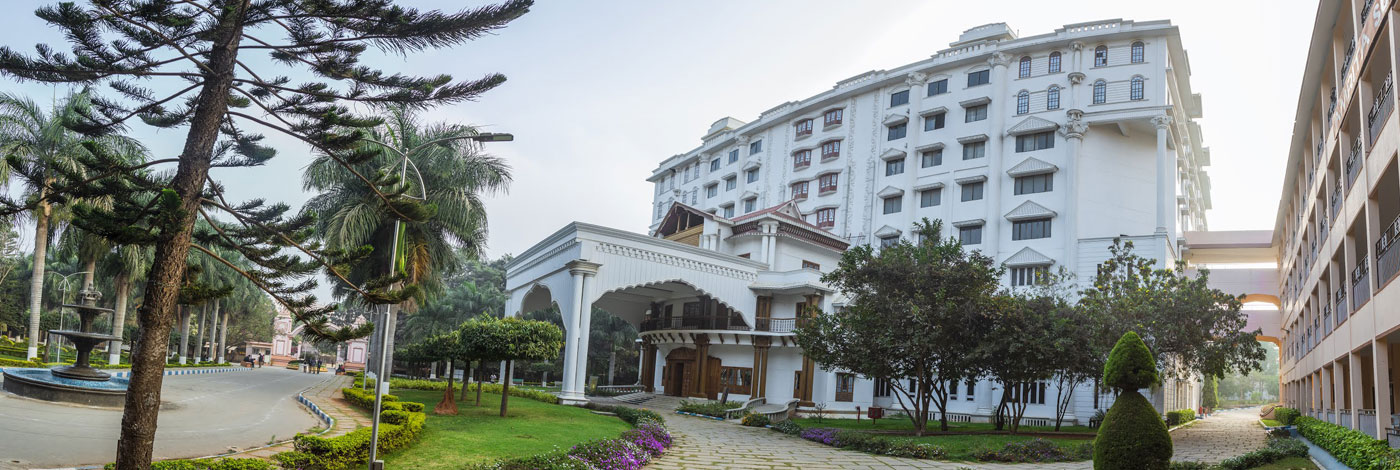
#> input picture design/source/campus-reference.png, 1400 x 470 px, given in place of amrita-logo.png, which was not available
$ python render-brand-assets.py
#> lines starting #> are read from the running program, lines starting #| are printed output that depends on the picture
#!/usr/bin/env python3
"""Render the Amrita portal's offline brand assets.

This is an explicit utility. It is not imported by the application, build, or
server startup. Each frame is derived from its absolute frame index so a run is
deterministic and the looping motion is periodic.
"""

from __future__ import annotations

import hashlib
import json
import math
import platform
import time
from pathlib import Path

from PIL import Image, ImageDraw, ImageFilter, __version__ as PILLOW_VERSION

ROOT = Path(__file__).resolve().parents[1]
PUBLIC = ROOT / "client/public"
MEDIA = PUBLIC / "media"
BRAND = PUBLIC / "brand"
MANIFEST = ROOT / "design/asset-manifest.json"

IVORY = (248, 246, 242)
BURGUNDY = (118, 23, 49)
DEEP_WINE = (67, 22, 38)
GOLD = (199, 154, 99)
SCALE = 2
FRAMES = 48
FRAME_MS = 80
SEED = 17


def sha(path: Path) -> str:
    digest = hashlib.sha256()
    with path.open("rb") as source:
        for chunk in iter(lambda: source.read(1024 * 1024), b""):
            digest.update(chunk)
    return digest.hexdigest()


def point_on_bezier(p0, p1, p2, p3, t):
    u = 1.0 - t
    return (
        u**3 * p0[0] + 3 * u * u * t * p1[0] + 3 * u * t * t * p2[0] + t**3 * p3[0],
        u**3 * p0[1] + 3 * u * u * t * p1[1] + 3 * u * t * t * p2[1] + t**3 * p3[1],
    )


def line(draw, points, fill, width):
    draw.line([(round(x * SCALE), round(y * SCALE)) for x, y in points], fill=fill, width=width * SCALE, joint="curve")


def circle(draw, x, y, radius, fill, outline=None, width=1):
    box = ((x - radius) * SCALE, (y - radius) * SCALE, (x + radius) * SCALE, (y + radius) * SCALE)
    draw.ellipse(box, fill=fill, outline=outline, width=width * SCALE)


def smooth_path(p0, p1, p2, p3, steps=96):
    return [point_on_bezier(p0, p1, p2, p3, i / steps) for i in range(steps + 1)]


def career_orbit(index: int) -> Image.Image:
    width, height = 640, 420
    image = Image.new("RGB", (width * SCALE, height * SCALE), IVORY)
    draw = ImageDraw.Draw(image)

    # Fine architectural rules and the quiet central axis keep the illustration
    # grounded in the campus editorial style.
    for y in (78, 342):
        line(draw, [(68, y), (572, y)], (*GOLD, 88), 1)
    line(draw, [(320, 52), (320, 368)], (*BURGUNDY, 30), 1)

    # Sculptural arch and offset orbital ellipse form a stable, complete first frame.
    arch = smooth_path((112, 294), (150, 76), (494, 72), (528, 294), 100)
    line(draw, arch, DEEP_WINE, 2)
    inner = smooth_path((142, 294), (172, 118), (468, 114), (498, 294), 100)
    line(draw, inner, (*GOLD, 225), 1)

    # A tilted elliptical route passes around the arch. The moving point returns
    # to its exact starting phase at frame 48, producing a seamless periodic loop.
    cx, cy, rx, ry = 320.0, 215.0, 218.0, 104.0
    tilt = -0.16
    orbit_points = []
    for step in range(181):
        a = 2 * math.pi * step / 180
        x, y = rx * math.cos(a), ry * math.sin(a)
        orbit_points.append((cx + x * math.cos(tilt) - y * math.sin(tilt), cy + x * math.sin(tilt) + y * math.cos(tilt)))
    line(draw, orbit_points, (*BURGUNDY, 115), 1)

    # Delicate center marker, ring and small gold anchor.
    circle(draw, 320, 215, 44, IVORY, outline=(*BURGUNDY, 150), width=1)
    circle(draw, 320, 215, 34, None, outline=(*GOLD, 240), width=1)
    circle(draw, 320, 215, 5, BURGUNDY)
    circle(draw, 320, 215, 2, GOLD)

    phase = 2 * math.pi * index / FRAMES
    x, y = rx * math.cos(phase), ry * math.sin(phase)
    px = cx + x * math.cos(tilt) - y * math.sin(tilt)
    py = cy + x * math.sin(tilt) + y * math.cos(tilt)
    circle(draw, px, py, 8, IVORY, outline=BURGUNDY, width=2)
    circle(draw, px, py, 3, GOLD)

    # Three fixed waypoints suggest stages without adding text or UI symbols.
    for x, y, r in ((126, 294, 5), (514, 294, 5), (320, 92, 4)):
        circle(draw, x, y, r, IVORY, outline=GOLD, width=2)
    return image.resize((width, height), Image.Resampling.LANCZOS)


def pathways(index: int) -> Image.Image:
    width, height = 480, 260
    image = Image.new("RGB", (width * SCALE, height * SCALE), IVORY)
    draw = ImageDraw.Draw(image)

    # Source ribbon and branch paths have different silhouettes from the orbit
    # scene: a rising route divides into three graceful destinations.
    center = smooth_path((50, 211), (142, 209), (125, 57), (232, 119), 90)
    upper = smooth_path((232, 119), (294, 142), (302, 49), (421, 52), 80)
    middle = smooth_path((232, 119), (296, 134), (315, 130), (429, 130), 80)
    lower = smooth_path((232, 119), (295, 109), (308, 211), (421, 208), 80)
    line(draw, center, DEEP_WINE, 2)
    line(draw, upper, BURGUNDY, 2)
    line(draw, middle, (*GOLD, 240), 2)
    line(draw, lower, DEEP_WINE, 2)

    # Echo ribbons provide quiet depth while leaving generous blank space.
    line(draw, [(x + 5, y + 6) for x, y in center], (*GOLD, 115), 1)
    line(draw, [(x, y + 7) for x, y in upper], (*GOLD, 112), 1)
    line(draw, [(x, y - 7) for x, y in lower], (*BURGUNDY, 72), 1)

    # Stationary end nodes and a moving bead on the central route.
    for x, y, color in ((50, 211, BURGUNDY), (421, 52, GOLD), (429, 130, BURGUNDY), (421, 208, GOLD)):
        circle(draw, x, y, 8, IVORY, outline=color, width=2)
        circle(draw, x, y, 2, color)
    circle(draw, 232, 119, 7, IVORY, outline=BURGUNDY, width=2)

    # Ping-pong along the source ribbon with zero velocity at both endpoints;
    # frame 47 and frame 0 therefore meet with the same small step as any
    # neighboring pair rather than jumping from the end back to the start.
    t = 0.41 * (1.0 - math.cos(2 * math.pi * index / FRAMES))
    px, py = point_on_bezier((50, 211), (142, 209), (125, 57), (232, 119), t)
    circle(draw, px, py, 8, IVORY, outline=GOLD, width=2)
    circle(draw, px, py, 3, BURGUNDY)

    # A restrained top and bottom rule aligns with the landscape crop.
    line(draw, [(35, 24), (445, 24)], (*GOLD, 90), 1)
    line(draw, [(35, 236), (445, 236)], (*GOLD, 90), 1)
    return image.resize((width, height), Image.Resampling.LANCZOS)


def encode_gif(name: str, size: tuple[int, int], renderer):
    started = time.perf_counter()
    rgb_frames = []
    for frame_index in range(FRAMES):
        rgb_frames.append(renderer(frame_index))
    poster_path = MEDIA / f"{name}-poster.png"
    rgb_frames[0].save(poster_path, format="PNG", optimize=True)
    palette_source = rgb_frames[0].quantize(colors=128, method=Image.Quantize.MEDIANCUT, dither=Image.Dither.NONE)
    palette = palette_source.getpalette()
    palette_frames = []
    for frame in rgb_frames:
        pal = frame.quantize(palette=palette_source, dither=Image.Dither.NONE)
        palette_frames.append(pal)
    gif_path = MEDIA / f"{name}.gif"
    palette_frames[0].save(
        gif_path,
        format="GIF",
        save_all=True,
        append_images=palette_frames[1:],
        duration=FRAME_MS,
        loop=0,
        optimize=True,
        disposal=2,
    )
    del rgb_frames, palette_frames, palette
    return {
        "gif": str(gif_path.relative_to(ROOT)),
        "poster": str(poster_path.relative_to(ROOT)),
        "dimensions": list(size),
        "frames": FRAMES,
        "frame_duration_ms": FRAME_MS,
        "loop": "infinite",
        "gif_bytes": gif_path.stat().st_size,
        "poster_bytes": poster_path.stat().st_size,
        "render_seconds": round(time.perf_counter() - started, 3),
    }


def main():
    MEDIA.mkdir(parents=True, exist_ok=True)
    BRAND.mkdir(parents=True, exist_ok=True)
    started = time.perf_counter()

    original_logo = BRAND / "amrita-logo.png"
    logo = Image.open(original_logo).convert("RGBA")
#> logo is the input picture: PIL image 1400x470 RGBA; mean R, G, B, A 134, 138.9, 134.9, 255
    alpha_bbox = logo.getchannel("A").getbbox()
#> alpha_bbox = (0, 0, 1400, 470)
    if alpha_bbox is None:
        raise ValueError("Supplied logo is fully transparent")
    trimmed_path = BRAND / "amrita-logo-trimmed.png"
    logo.crop(alpha_bbox).save(trimmed_path, format="PNG", optimize=True)

    webp_outputs = {}
    for filename in ("campus-sketch.png", "opportunity-sketch.png"):
        source = MEDIA / filename
        target = source.with_suffix(".webp")
        with Image.open(source) as original:
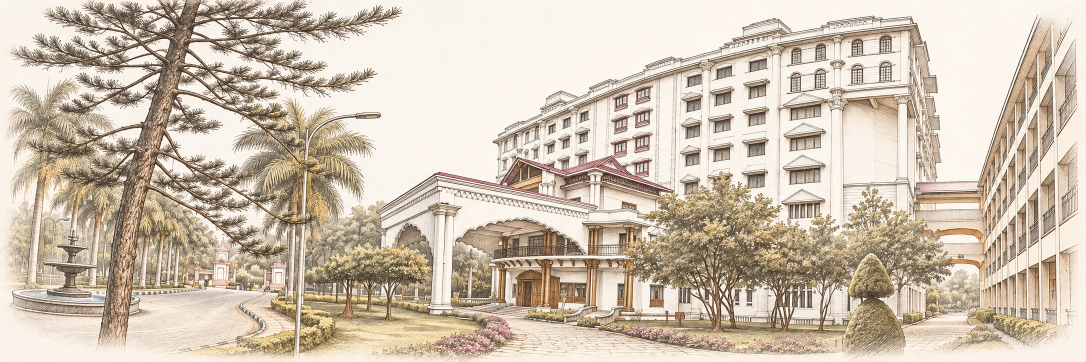
#> input picture brag-output/composition/assets/brand/campus-sketch.webp, 2172 x 724 px, given in place of campus-sketch.png, which was not available (shown at 1/2 size)
#> original is the input picture: PIL image 2172x724 RGB; mean R, G, B 205.7, 192.2, 175.5
            original.convert("RGB").save(target, "WEBP", quality=86, method=6)
        webp_outputs[target.name] = {
            "source": str(source.relative_to(ROOT)),
            "output": str(target.relative_to(ROOT)),
            "dimensions": list(Image.open(target).size),
            "quality": 86,
            "bytes": target.stat().st_size,
        }

    animations = {
        "career-orbit": encode_gif("career-orbit", (640, 420), career_orbit),
        "pathways": encode_gif("pathways", (480, 260), pathways),
    }
#> the loop in encode_gif, `for frame_index in range(FRAMES):` made 48 passes
#> pass 1, in career_orbit, `image = Image.new("RGB", (width * SCALE, height * SCALE), IVORY)`:
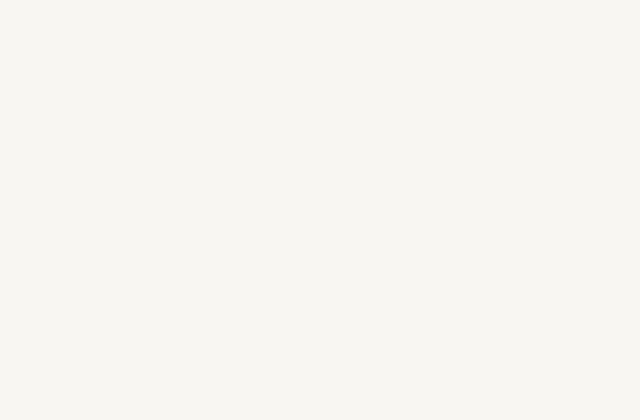
#> image: PIL image 1280x840 RGB (shown at 1/2 size); mean R, G, B 248, 246, 242
#> after the loop in encode_gif, `for frame_index in range(FRAMES):`: rgb_frames = 48 items
#> in encode_gif, `rgb_frames[0].save(poster_path, format="PNG", optimize=True)`:
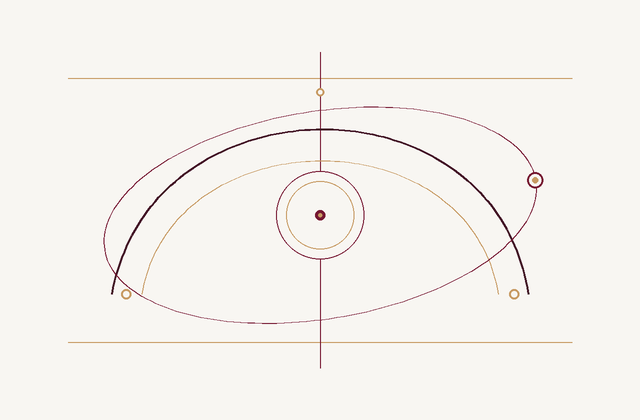
#> saved as career-orbit-poster.png: PIL image 640x420 RGB; mean R, G, B 246.2, 243.3, 239.2
#> in encode_gif, `palette = palette_source.getpalette()`: palette = 384 values, max 255 at index 0, min 0 at index 382, mean 205.7
#> the loop in encode_gif, `for frame in rgb_frames:` made 48 passes
#> after the loop in encode_gif, `for frame in rgb_frames:`: palette_frames = 48 items
#> call 2 of encode_gif, with name = 'pathways', size = (480, 260)
#> the loop in encode_gif (call 2), `for frame_index in range(FRAMES):` made 48 passes
#> pass 1, in pathways, `image = Image.new("RGB", (width * SCALE, height * SCALE), IVORY)`:
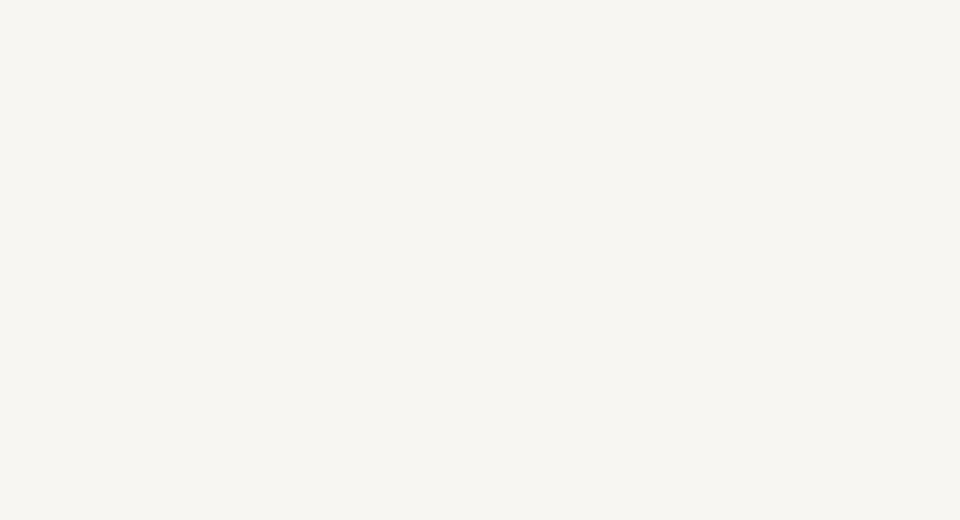
#> image: PIL image 960x520 RGB; mean R, G, B 248, 246, 242
#> in encode_gif (call 2), `rgb_frames[0].save(poster_path, format="PNG", optimize=True)`:
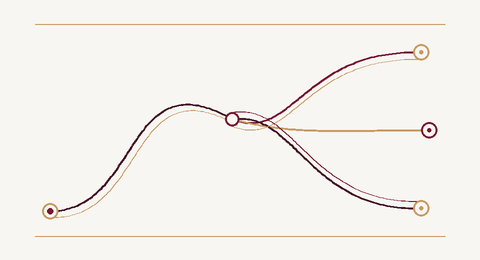
#> saved as pathways-poster.png: PIL image 480x260 RGB; mean R, G, B 245.4, 241.9, 237.5
#> in encode_gif (call 2), `palette = palette_source.getpalette()`: palette = 384 values, max 255 at index 0, min 0 at index 379, mean 200.9
#> the loop in encode_gif (call 2), `for frame in rgb_frames:` made 48 passes
    for name, item in animations.items():
        if item["gif_bytes"] >= 2_000_000:
            raise ValueError(f"{name} exceeds the 2 MB GIF budget")

    source_paths = [original_logo, MEDIA / "campus-sketch.png", MEDIA / "opportunity-sketch.png"]
    manifest = {
        "authoring": {
            "tool": "scripts/render-brand-assets.py",
            "python": platform.python_version(),
            "pillow": PILLOW_VERSION,
            "seed": SEED,
            "explicit_command": "systemd-run --user --scope -p MemoryMax=256M -p MemorySwapMax=64M python scripts/render-brand-assets.py",
            "frame_rendering": "deterministic from absolute frame index; offline only",
        },
        "animation": {
            "fps": 12.5,
            "frame_count": FRAMES,
            "frame_duration_ms": FRAME_MS,
            "duration_seconds": round(FRAMES * FRAME_MS / 1000, 2),
            "colors": {"ivory": "#f8f6f2", "burgundy": "#761731", "deep_wine": "#431626", "gold": "#c79a63"},
            "antialias_scale": SCALE,
            "items": animations,
        },
        "webp_exports": webp_outputs,
        "logo_trim": {
            "source": str(original_logo.relative_to(ROOT)),
            "output": str(trimmed_path.relative_to(ROOT)),
            "alpha_bbox_xyxy": list(alpha_bbox),
            "dimensions": list(Image.open(trimmed_path).size),
            "pixel_content": "alpha-bounds crop only; source pixels preserved",
        },
        "source_sha256": {str(path.relative_to(ROOT)): sha(path) for path in source_paths},
        "output_sha256": {},
    }
    outputs = [trimmed_path]
    outputs.extend(MEDIA / f"{name}{suffix}" for name in animations for suffix in (".gif", "-poster.png"))
    outputs.extend(MEDIA / f"{name}.webp" for name in ("campus-sketch", "opportunity-sketch"))
    manifest["output_sha256"] = {str(path.relative_to(ROOT)): sha(path) for path in outputs}
    manifest["actual_script_elapsed_seconds"] = round(time.perf_counter() - started, 3)
    MANIFEST.parent.mkdir(parents=True, exist_ok=True)
    MANIFEST.write_text(json.dumps(manifest, indent=2) + "\n", encoding="utf-8")
    print(json.dumps({"animations": animations, "webp_exports": webp_outputs, "logo_trim": manifest["logo_trim"], "elapsed_seconds": manifest["actual_script_elapsed_seconds"]}, indent=2))
#> (printed output is left out)


if __name__ == "__main__":
    main()
